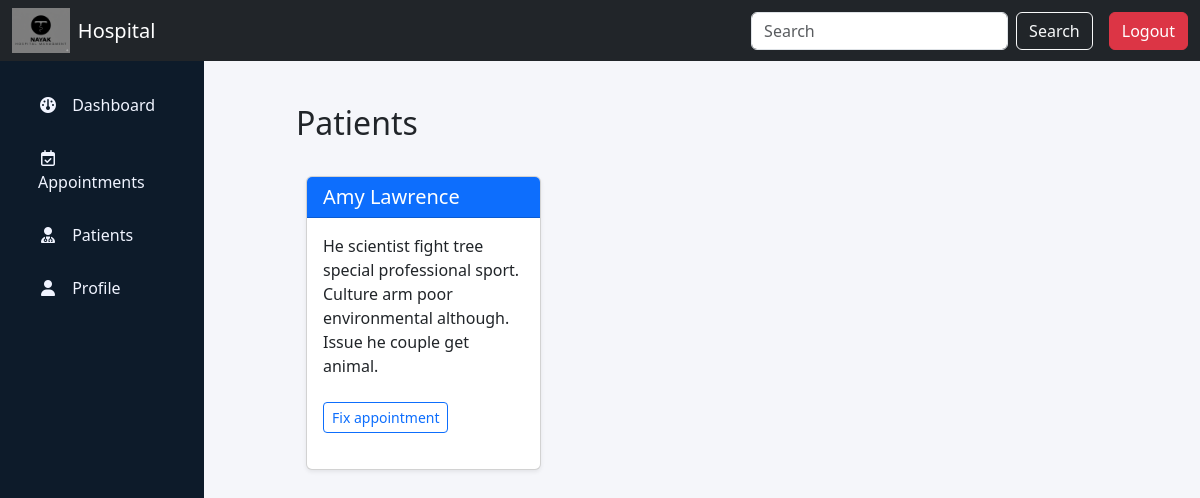
The page /doctor/patient (signed in) on the database its author committed.
### app.py (models this page shows, shortened)
class Patients(db.Model):
    patient_id = db.Column(db.Integer, primary_key=True)
    user_id = db.Column(db.Integer, db.ForeignKey('users.user_id'), nullable=False)
    date_of_birth = db.Column(db.Date, nullable=False)
    gender = db.Column(db.String(10), nullable=False)
    blood_group = db.Column(db.String(5), nullable=False)
    emergency_contact = db.Column(db.String(15), nullable=False)
    medical_history = db.Column(db.String(500), nullable=False)
    medical_history_entries = db.relationship('MedicalHistory', backref='patient', lazy=True)
    appointments = db.relationship(
        'Appointments',
        backref='patient',
        cascade="all, delete-orphan",
        passive_deletes=True
    )

class Users(db.Model):
    user_id = db.Column(db.Integer, primary_key=True)
    username = db.Column(db.String(100), nullable=False)
    email = db.Column(db.String(100), nullable=False, unique=True)
    password = db.Column(db.String(200), nullable=False)
    role = db.Column(db.String(100), nullable=False, default='patient')
    fname = db.Column(db.String(100))
    lname = db.Column(db.String(100))
    phone = db.Column(db.String(15))
    address = db.Column(db.String(100))
    is_active = db.Column(db.Boolean, nullable=False, default=True)
    date_created = db.Column(db.DateTime, default=datetime.utcnow)
    patient_profile = db.relationship('Patients', backref='user', lazy=True, uselist=False)
    doctor_profile = db.relationship('Doctors', backref='user', lazy=True, uselist=False)

### app.py (the view)
@app.route("/doctor/patient")
def doctor_patient():
    doctor_id = session.get('doctor_id')
    if not doctor_id:
        flash("Session expired! Please login again.", "warning")
        return redirect(url_for('login'))
    doctor = Doctors.query.get(doctor_id)
    if not doctor:
        flash("Doctor profile missing! Contact admin.", "danger")
        return redirect(url_for('login'))
    patients = list({appt.patient for appt in doctor.appointments})
    return render_template("doctor_patient.html", doctor=doctor, patients=patients)

### templates/doctor_patient.html (shortened to what this page needs)
{% extends "base_doctor.html" %}
{% block content %}
<div class="container mt-4">
    <h2 class="mb-4">Patients</h2>
    <div class="row">
        {% for patient in patients %}
        <div class="col-md-4 mb-4">
            <div class="card shadow-sm h-100">
                <div class="card-header bg-primary text-white">
                    <h5 class="mb-0">{{ patient.user.fname }} {{ patient.user.lname }}</h5>
                </div>
                <div class="card-body">
                    <p class="card-text">
                        {{ patient.medical_history }}
                    </p>
                    <a href="{{ url_for('doctor_appointment')}}" class="btn btn-outline-primary btn-sm mt-2">
                        Fix appointment
                    </a>
                </div>
            </div>
        </div>
        {% endfor %}
    </div>
</div>
{% endblock %}

### static/css/style.css (style rules this page uses)
html, body { overflow-x: hidden; width: 100%; }
body { margin: 0; padding: 0; }
body { margin-top: 70px; }
.card { margin: 10px; }
body { background: #f2f8ff; }

### rows shown on the page
Patients: user.fname "Amy", user.lname "Lawrence", medical_history "He scientist fight tree special professional sport. Culture arm poor environmental although. Issue he couple get animal."
